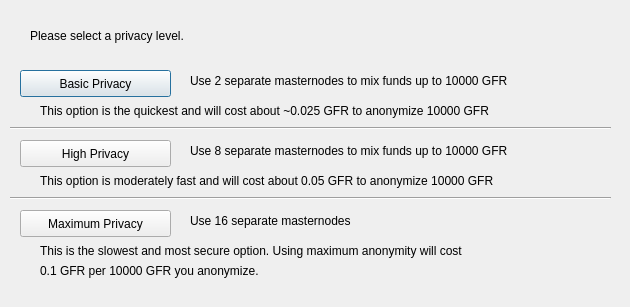
<?xml version="1.0" encoding="UTF-8"?>
<ui version="4.0">
 <class>ObfuscationConfig</class>
 <widget class="QDialog" name="ObfuscationConfig">
  <property name="geometry">
   <rect>
    <x>0</x>
    <y>0</y>
    <width>630</width>
    <height>307</height>
   </rect>
  </property>
  <property name="windowTitle">
   <string>Configure Obfuscation</string>
  </property>
  <widget class="QPushButton" name="buttonBasic">
   <property name="geometry">
    <rect>
     <x>20</x>
     <y>70</y>
     <width>151</width>
     <height>27</height>
    </rect>
   </property>
   <property name="text">
    <string>Basic Privacy</string>
   </property>
  </widget>
  <widget class="QPushButton" name="buttonHigh">
   <property name="geometry">
    <rect>
     <x>20</x>
     <y>140</y>
     <width>151</width>
     <height>27</height>
    </rect>
   </property>
   <property name="text">
    <string>High Privacy</string>
   </property>
  </widget>
  <widget class="QPushButton" name="buttonMax">
   <property name="geometry">
    <rect>
     <x>20</x>
     <y>210</y>
     <width>151</width>
     <height>27</height>
    </rect>
   </property>
   <property name="text">
    <string>Maximum Privacy</string>
   </property>
  </widget>
  <widget class="QLabel" name="label">
   <property name="geometry">
    <rect>
     <x>30</x>
     <y>20</y>
     <width>571</width>
     <height>31</height>
    </rect>
   </property>
   <property name="text">
    <string>Please select a privacy level.</string>
   </property>
  </widget>
  <widget class="QLabel" name="label_2">
   <property name="geometry">
    <rect>
     <x>190</x>
     <y>70</y>
     <width>421</width>
     <height>21</height>
    </rect>
   </property>
   <property name="text">
    <string>Use 2 separate masternodes to mix funds up to 10000 GFR</string>
   </property>
  </widget>
  <widget class="QLabel" name="label_3">
   <property name="geometry">
    <rect>
     <x>190</x>
     <y>140</y>
     <width>411</width>
     <height>21</height>
    </rect>
   </property>
   <property name="text">
    <string>Use 8 separate masternodes to mix funds up to 10000 GFR</string>
   </property>
  </widget>
  <widget class="QLabel" name="label_4">
   <property name="geometry">
    <rect>
     <x>190</x>
     <y>210</y>
     <width>421</width>
     <height>21</height>
    </rect>
   </property>
   <property name="text">
    <string>Use 16 separate masternodes</string>
   </property>
  </widget>
  <widget class="QLabel" name="label_6">
   <property name="geometry">
    <rect>
     <x>40</x>
     <y>100</y>
     <width>561</width>
     <height>21</height>
    </rect>
   </property>
   <property name="text">
    <string>This option is the quickest and will cost about ~0.025 GFR to anonymize 10000 GFR</string>
   </property>
  </widget>
  <widget class="QLabel" name="label_7">
   <property name="geometry">
    <rect>
     <x>40</x>
     <y>170</y>
     <width>561</width>
     <height>21</height>
    </rect>
   </property>
   <property name="text">
    <string>This option is moderately fast and will cost about 0.05 GFR to anonymize 10000 GFR</string>
   </property>
  </widget>
  <widget class="QLabel" name="label_8">
   <property name="geometry">
    <rect>
     <x>40</x>
     <y>240</y>
     <width>561</width>
     <height>21</height>
    </rect>
   </property>
   <property name="text">
    <string>This is the slowest and most secure option. Using maximum anonymity will cost</string>
   </property>
  </widget>
  <widget class="QLabel" name="label_9">
   <property name="geometry">
    <rect>
     <x>40</x>
     <y>260</y>
     <width>561</width>
     <height>21</height>
    </rect>
   </property>
   <property name="text">
    <string>0.1 GFR per 10000 GFR you anonymize.</string>
   </property>
  </widget>
  <widget class="Line" name="line">
   <property name="geometry">
    <rect>
     <x>10</x>
     <y>120</y>
     <width>601</width>
     <height>16</height>
    </rect>
   </property>
   <property name="orientation">
    <enum>Qt::Horizontal</enum>
   </property>
  </widget>
  <widget class="Line" name="line_2">
   <property name="geometry">
    <rect>
     <x>10</x>
     <y>190</y>
     <width>601</width>
     <height>16</height>
    </rect>
   </property>
   <property name="orientation">
    <enum>Qt::Horizontal</enum>
   </property>
  </widget>
 </widget>
 <resources/>
 <connections/>
</ui>
